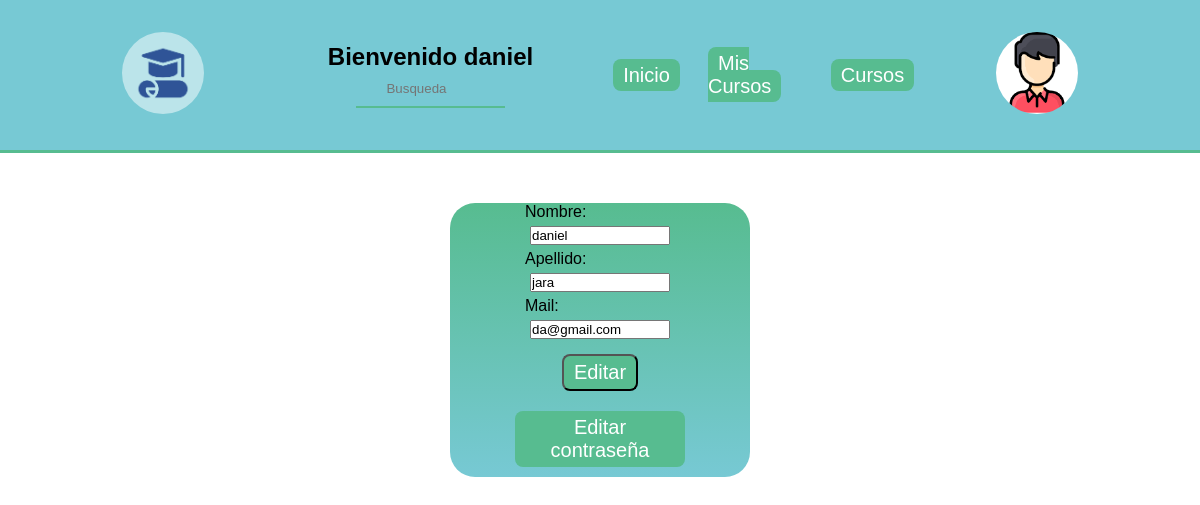
The page /Principal/editar_perfil.php (signed in) on the database its author committed.
### tables this page shows
CREATE TABLE `alumnos` (
  `dni` varchar(9) NOT NULL,
  `nombre` varchar(30) NOT NULL,
  `apellido` varchar(30) NOT NULL,
  `edad` int(11) NOT NULL,
  `foto` varchar(50) NOT NULL,
  `mail` varchar(30) NOT NULL,
  `contraseña` varchar(50) NOT NULL,
  `activo` tinyint(1) NOT NULL DEFAULT 1
);

### Principal/funciones_sql.php (called while the page is built, shortened)
<?php
    function array_alumno($con,$dni){
        $sql = "SELECT * FROM alumnos WHERE dni = '".$dni."'";
        if($resultado = $con->query($sql)){
            $row = $resultado->fetch_assoc();
        }
        return $row;
    }
?>

### Principal/editar_perfil.php (the view, shortened to what this page needs)
<!DOCTYPE html>
<html>
<head>
    <link href="estilos_alumnos.css" rel="stylesheet" type="text/css">
</head>
<body>
    <?php
    if(isset($_SESSION['array_alumno'])){
            include('funciones_sql.php');
            include('funciones_header.php');
            $con = conectar();
            if(isset($_POST['dni'])){
                print_r($_POST);
                $sql = "UPDATE alumnos SET `nombre` = '".$_POST['nombre']."',`apellido` = '".$_POST['apellido']."', `mail` = '".$_POST['mail']."' WHERE `dni` = '".$_POST['dni']."'";
                if($resultado = $con->query($sql)){
                    echo "<meta http-equiv=REFRESH content=0,URL=alumnos_home.php>";
                }else{
                    echo "Tu Query No se ha realizado correctamente";
                }
            }else{
            $array = array_alumno($con,$_SESSION['array_alumno']['dni']);
            ?>
                <div class="Todo">
                    <div class="form">
                        <form action="editar_perfil.php" method="POST">
                            <label for="Nombre">Nombre:</label>
                            <input type="text" id="nombre" name="nombre" value="<?php echo $array['nombre'] ?>" required></input>
                            <label for="apellido">Apellido:</label>
                            <input type="text" id="apellido" name="apellido" value="<?php echo $array['apellido'] ?>" required></input>
                            <label for="mail">Mail:</label>
                            <input type="email" id="mail" name="mail" value="<?php echo $array['mail'] ?>" required></input>
                            <div class='submit'><input type="Submit" value="Editar" id="submit" class="submit" /></div>
                        </form>
                        <div class='enlaces'><a href='contraseña_alumno.php'>Editar contraseña</a></div>
                    </div>
                </div>
            <?php
            }
    }else{
        echo "Debes Validarte...";
        echo "<meta http-equiv=REFRESH content=1,URL=alumnos_login.php>";
    } ?>
</body>
</html>

### Principal/estilos_alumnos.css (style rules this page uses)
* { font-family: Arial, Helvetica, sans-serif; margin: 0px; padding: 0px; }
form { width: 100%; display: flex; flex-direction: row; }
div.Todo { width: 25%; margin: 50px auto; border-radius: 25px; background: linear-gradient(#57BC90, #77c9d4); }
form { width: 50%; margin: 0px auto; display: flex; flex-direction: column; }
form > input { margin: 5px; }
div.enlaces { display: flex; flex-direction: row; align-content: center; }
input.submit { color: white; margin: 0px auto; text-decoration: none; background: #57BC90; padding: 5px 10px; border-radius: .5rem; font-size: 20px; margin: 10px auto; cursor: pointer; }
div.submit { display: block; text-align: center; }
div.enlaces > a { text-align: center; width: 50%; color: white; text-decoration: none; background: #57BC90; padding: 5px 10px; border-radius: .5rem; font-size: 20px; margin: 10px auto; }

### rows shown on the page
alumnos: nombre "daniel", apellido "jara", mail "da@gmail.com"

### other values the page prints
$nombre "daniel"
